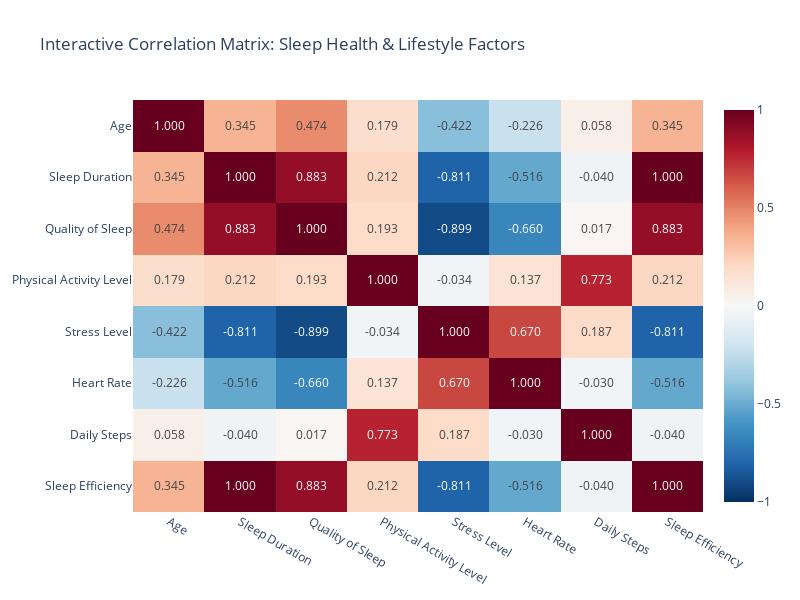

The code cell stored with this chart in its notebook:
### Markdown cell above
## 📌 Step 10: Correlation Matrix Heatmap

Generate a comprehensive heatmap showing correlations between sleep duration, stress, BMI, and physical activity levels.

### Code cell
# Select key variables for correlation analysis
key_variables = [
    'Age', 'Sleep Duration', 'Quality of Sleep', 'Physical Activity Level',
    'Stress Level', 'Heart Rate', 'Daily Steps', 'Sleep Efficiency'
]

# Calculate correlation matrix
correlation_matrix = df[key_variables].corr()

# Create correlation heatmap
plt.figure(figsize=(12, 10))
mask = np.triu(np.ones_like(correlation_matrix, dtype=bool))  # Mask upper triangle
sns.heatmap(
    correlation_matrix,
    mask=mask,
    annot=True,
    cmap='RdBu_r',
    center=0,
    square=True,
    fmt='.3f',
    cbar_kws={'shrink': 0.8},
    linewidths=0.5
)
plt.title('Correlation Matrix: Sleep Health & Lifestyle Factors', 
          fontsize=16, fontweight='bold', pad=20)
plt.tight_layout()
plt.show()

# Interactive heatmap with Plotly - with error handling
try:
    import plotly.offline as pyo
    
    fig = px.imshow(
        correlation_matrix,
        text_auto='.3f',
        aspect='auto',
        color_continuous_scale='RdBu_r',
        color_continuous_midpoint=0,
        title='Interactive Correlation Matrix: Sleep Health & Lifestyle Factors'
    )
    fig.update_layout(height=600, width=800)
    pyo.iplot(fig)
    
except Exception as e:
    print(f"Interactive heatmap display issue: {e}")
    print("Using static matplotlib visualization instead.")

# Find strongest correlations
print("📊 Strongest Positive Correlations:")
# Get upper triangle of correlation matrix
upper_triangle = correlation_matrix.where(
    np.triu(np.ones(correlation_matrix.shape), k=1).astype(bool)
)

# Stack and sort correlations
correlations_stacked = upper_triangle.stack().sort_values(ascending=False)
print("Top 5 positive correlations:")
for i, (pair, corr) in enumerate(correlations_stacked.head().items()):
    print(f"{i+1}. {pair[0]} ↔ {pair[1]}: {corr:.3f}")

print("\n📊 Strongest Negative Correlations:")
print("Top 5 negative correlations:")
for i, (pair, corr) in enumerate(correlations_stacked.tail().items()):
    print(f"{i+1}. {pair[0]} ↔ {pair[1]}: {corr:.3f}")

# Focus on Sleep Duration correlations
print(f"\n📊 Sleep Duration Correlations:")
sleep_corrs = correlation_matrix['Sleep Duration'].drop('Sleep Duration').sort_values(key=abs, ascending=False)
for variable, corr in sleep_corrs.items():
    strength = "Strong" if abs(corr) > 0.5 else "Moderate" if abs(corr) > 0.3 else "Weak"
    direction = "positive" if corr > 0 else "negative"
    print(f"• {variable}: {corr:.3f} ({strength} {direction})")

### Figure 1 — Plotly figure (JSON) as saved in the notebook; plotly's stock layout.template omitted (floating-point values rounded to 4 significant figures)
{"data": [{"coloraxis": "coloraxis", "hovertemplate": "x: %{x}<br>y: %{y}<br>color: %{z}<extra></extra>", "name": "0", "texttemplate": "%{z:.3f}", "type": "heatmap", "x": ["Age", "Sleep Duration", "Quality of Sleep", "Physical Activity Level", "Stress Level", "Heart Rate", "Daily Steps", "Sleep Efficiency"], "xaxis": "x", "y": ["Age", "Sleep Duration", "Quality of Sleep", "Physical Activity Level", "Stress Level", "Heart Rate", "Daily Steps", "Sleep Efficiency"], "yaxis": "y", "z": [[1.0, 0.3447, 0.4737, 0.179, -0.4223, -0.2256, 0.05797, 0.3447], [0.3447, 1.0, 0.8832, 0.2124, -0.811, -0.5165, -0.03953, 1.0], [0.4737, 0.8832, 1.0, 0.1929, -0.8988, -0.6599, 0.01679, 0.8832], [0.179, 0.2124, 0.1929, 1.0, -0.03413, 0.137, 0.7727, 0.2124], [-0.4223, -0.811, -0.8988, -0.03413, 1.0, 0.67, 0.1868, -0.811], [-0.2256, -0.5165, -0.6599, 0.137, 0.67, 1.0, -0.03031, -0.5165], [0.05797, -0.03953, 0.01679, 0.7727, 0.1868, -0.03031, 1.0, -0.03953], [0.3447, 1.0, 0.8832, 0.2124, -0.811, -0.5165, -0.03953, 1.0]]}], "layout": {"coloraxis": {"cmid": 0, "colorscale": [[0, "rgb(5,48,97)"], [0.1, "rgb(33,102,172)"], [0.2, "rgb(67,147,195)"], [0.3, "rgb(146,197,222)"], [0.4, "rgb(209,229,240)"], [0.5, "rgb(247,247,247)"], [0.6, "rgb(253,219,199)"], [0.7, "rgb(244,165,130)"], [0.8, "rgb(214,96,77)"], [0.9, "rgb(178,24,43)"], [1, "rgb(103,0,31)"]]}, "height": 600, "title": {"text": "Interactive Correlation Matrix: Sleep Health & Lifestyle Factors"}, "width": 800, "xaxis": {"anchor": "y", "domain": [0, 1]}, "yaxis": {"anchor": "x", "autorange": "reversed", "domain": [0, 1]}}}
